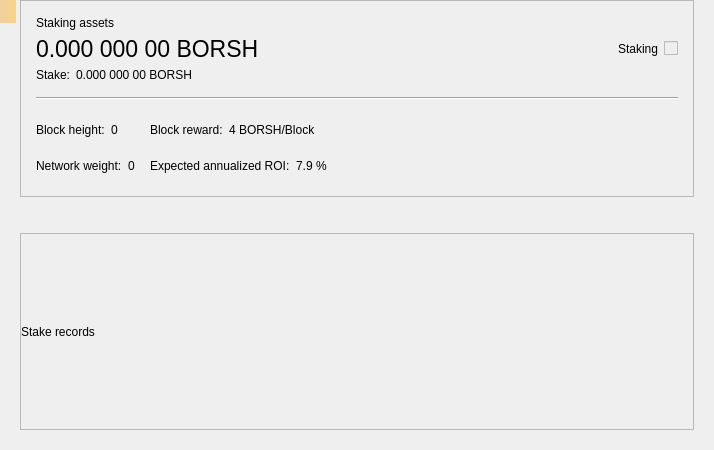
<?xml version="1.0" encoding="UTF-8"?>
<ui version="4.0">
 <class>StakePage</class>
 <widget class="QWidget" name="StakePage">
  <property name="geometry">
   <rect>
    <x>0</x>
    <y>0</y>
    <width>714</width>
    <height>450</height>
   </rect>
  </property>
  <property name="windowTitle">
   <string>Form</string>
  </property>
  <layout class="QVBoxLayout" name="verticalLayout_3">
   <property name="leftMargin">
    <number>20</number>
   </property>
   <property name="topMargin">
    <number>0</number>
   </property>
   <property name="rightMargin">
    <number>20</number>
   </property>
   <property name="bottomMargin">
    <number>20</number>
   </property>
   <item>
    <widget class="QFrame" name="frameStakeInfo">
     <property name="frameShape">
      <enum>QFrame::StyledPanel</enum>
     </property>
     <property name="frameShadow">
      <enum>QFrame::Raised</enum>
     </property>
     <layout class="QVBoxLayout" name="verticalLayout">
      <property name="spacing">
       <number>15</number>
      </property>
      <property name="leftMargin">
       <number>15</number>
      </property>
      <property name="topMargin">
       <number>15</number>
      </property>
      <property name="rightMargin">
       <number>15</number>
      </property>
      <property name="bottomMargin">
       <number>15</number>
      </property>
      <item>
       <layout class="QGridLayout" name="gridLayout_2">
        <property name="spacing">
         <number>6</number>
        </property>
        <item row="1" column="0">
         <widget class="QLabel" name="labelAssets">
          <property name="font">
           <font>
            <pointsize>17</pointsize>
           </font>
          </property>
          <property name="cursor">
           <cursorShape>IBeamCursor</cursorShape>
          </property>
          <property name="toolTip">
           <string>Your current spendable balance</string>
          </property>
          <property name="text">
           <string notr="true">0.000 000 00 BORSH</string>
          </property>
          <property name="alignment">
           <set>Qt::AlignLeading|Qt::AlignLeft|Qt::AlignVCenter</set>
          </property>
          <property name="textInteractionFlags">
           <set>Qt::LinksAccessibleByMouse|Qt::TextSelectableByMouse</set>
          </property>
         </widget>
        </item>
        <item row="0" column="0">
         <widget class="QLabel" name="labelAssetsText">
          <property name="text">
           <string>Staking assets</string>
          </property>
          <property name="alignment">
           <set>Qt::AlignLeading|Qt::AlignLeft|Qt::AlignVCenter</set>
          </property>
         </widget>
        </item>
        <item row="1" column="2">
         <spacer name="horizontalSpacer_2">
          <property name="orientation">
           <enum>Qt::Horizontal</enum>
          </property>
          <property name="sizeHint" stdset="0">
           <size>
            <width>40</width>
            <height>20</height>
           </size>
          </property>
         </spacer>
        </item>
        <item row="4" column="0">
         <layout class="QHBoxLayout" name="horizontalLayout_5">
          <property name="spacing">
           <number>6</number>
          </property>
          <item>
           <widget class="QLabel" name="labelStakeText">
            <property name="sizePolicy">
             <sizepolicy hsizetype="Maximum" vsizetype="Preferred">
              <horstretch>0</horstretch>
              <verstretch>0</verstretch>
             </sizepolicy>
            </property>
            <property name="text">
             <string>Stake:</string>
            </property>
            <property name="alignment">
             <set>Qt::AlignLeading|Qt::AlignLeft|Qt::AlignVCenter</set>
            </property>
           </widget>
          </item>
          <item>
           <widget class="QLabel" name="labelStake">
            <property name="text">
             <string>0.000 000 00 BORSH</string>
            </property>
            <property name="alignment">
             <set>Qt::AlignLeading|Qt::AlignLeft|Qt::AlignVCenter</set>
            </property>
            <property name="textInteractionFlags">
             <set>Qt::LinksAccessibleByMouse|Qt::TextSelectableByMouse</set>
            </property>
           </widget>
          </item>
          <item>
           <spacer name="horizontalSpacer_3">
            <property name="orientation">
             <enum>Qt::Horizontal</enum>
            </property>
            <property name="sizeType">
             <enum>QSizePolicy::Minimum</enum>
            </property>
            <property name="sizeHint" stdset="0">
             <size>
              <width>0</width>
              <height>0</height>
             </size>
            </property>
           </spacer>
          </item>
         </layout>
        </item>
        <item row="1" column="4">
         <widget class="QLabel" name="labelStaking">
          <property name="text">
           <string>Staking</string>
          </property>
         </widget>
        </item>
        <item row="1" column="5">
         <widget class="QSwitchControl" name="checkStake">
          <property name="enabled">
           <bool>false</bool>
          </property>
         </widget>
        </item>
       </layout>
      </item>
      <item>
       <widget class="Line" name="hLine">
        <property name="orientation">
         <enum>Qt::Horizontal</enum>
        </property>
       </widget>
      </item>
      <item>
       <layout class="QGridLayout" name="gridLayout">
        <property name="verticalSpacing">
         <number>6</number>
        </property>
        <item row="0" column="0">
         <layout class="QHBoxLayout" name="horizontalLayout">
          <property name="spacing">
           <number>6</number>
          </property>
          <item>
           <widget class="QLabel" name="labelHeightText">
            <property name="sizePolicy">
             <sizepolicy hsizetype="Maximum" vsizetype="Preferred">
              <horstretch>0</horstretch>
              <verstretch>0</verstretch>
             </sizepolicy>
            </property>
            <property name="text">
             <string>Block height:</string>
            </property>
            <property name="alignment">
             <set>Qt::AlignLeading|Qt::AlignLeft|Qt::AlignVCenter</set>
            </property>
           </widget>
          </item>
          <item>
           <widget class="QLabel" name="labelHeight">
            <property name="text">
             <string>0</string>
            </property>
            <property name="alignment">
             <set>Qt::AlignLeading|Qt::AlignLeft|Qt::AlignVCenter</set>
            </property>
            <property name="textInteractionFlags">
             <set>Qt::LinksAccessibleByMouse|Qt::TextSelectableByMouse</set>
            </property>
           </widget>
          </item>
          <item>
           <spacer name="horizontalSpacer_4">
            <property name="orientation">
             <enum>Qt::Horizontal</enum>
            </property>
            <property name="sizeType">
             <enum>QSizePolicy::Minimum</enum>
            </property>
            <property name="sizeHint" stdset="0">
             <size>
              <width>0</width>
              <height>0</height>
             </size>
            </property>
           </spacer>
          </item>
         </layout>
        </item>
        <item row="0" column="1">
         <layout class="QHBoxLayout" name="horizontalLayout_3">
          <property name="spacing">
           <number>6</number>
          </property>
          <item>
           <widget class="QLabel" name="labelRewardText">
            <property name="sizePolicy">
             <sizepolicy hsizetype="Maximum" vsizetype="Preferred">
              <horstretch>0</horstretch>
              <verstretch>0</verstretch>
             </sizepolicy>
            </property>
            <property name="text">
             <string>Block reward:</string>
            </property>
            <property name="alignment">
             <set>Qt::AlignLeading|Qt::AlignLeft|Qt::AlignVCenter</set>
            </property>
           </widget>
          </item>
          <item>
           <widget class="QLabel" name="labelReward">
            <property name="text">
             <string>4 BORSH/Block</string>
            </property>
            <property name="alignment">
             <set>Qt::AlignLeading|Qt::AlignLeft|Qt::AlignVCenter</set>
            </property>
            <property name="textInteractionFlags">
             <set>Qt::LinksAccessibleByMouse|Qt::TextSelectableByMouse</set>
            </property>
           </widget>
          </item>
          <item>
           <spacer name="horizontalSpacer_6">
            <property name="orientation">
             <enum>Qt::Horizontal</enum>
            </property>
            <property name="sizeType">
             <enum>QSizePolicy::Minimum</enum>
            </property>
            <property name="sizeHint" stdset="0">
             <size>
              <width>0</width>
              <height>0</height>
             </size>
            </property>
           </spacer>
          </item>
         </layout>
        </item>
        <item row="0" column="2" rowspan="2">
         <spacer name="horizontalSpacer">
          <property name="orientation">
           <enum>Qt::Horizontal</enum>
          </property>
          <property name="sizeHint" stdset="0">
           <size>
            <width>40</width>
            <height>20</height>
           </size>
          </property>
         </spacer>
        </item>
        <item row="1" column="0">
         <layout class="QHBoxLayout" name="horizontalLayout_2">
          <property name="spacing">
           <number>6</number>
          </property>
          <item>
           <widget class="QLabel" name="labelWeightText">
            <property name="sizePolicy">
             <sizepolicy hsizetype="Maximum" vsizetype="Preferred">
              <horstretch>0</horstretch>
              <verstretch>0</verstretch>
             </sizepolicy>
            </property>
            <property name="text">
             <string>Network weight:</string>
            </property>
            <property name="alignment">
             <set>Qt::AlignLeading|Qt::AlignLeft|Qt::AlignVCenter</set>
            </property>
           </widget>
          </item>
          <item>
           <widget class="QLabel" name="labelWeight">
            <property name="text">
             <string>0</string>
            </property>
            <property name="alignment">
             <set>Qt::AlignLeading|Qt::AlignLeft|Qt::AlignVCenter</set>
            </property>
            <property name="textInteractionFlags">
             <set>Qt::LinksAccessibleByMouse|Qt::TextSelectableByMouse</set>
            </property>
           </widget>
          </item>
          <item>
           <spacer name="horizontalSpacer_5">
            <property name="orientation">
             <enum>Qt::Horizontal</enum>
            </property>
            <property name="sizeType">
             <enum>QSizePolicy::Minimum</enum>
            </property>
            <property name="sizeHint" stdset="0">
             <size>
              <width>0</width>
              <height>0</height>
             </size>
            </property>
           </spacer>
          </item>
         </layout>
        </item>
        <item row="1" column="1">
         <layout class="QHBoxLayout" name="horizontalLayout_4">
          <property name="spacing">
           <number>6</number>
          </property>
          <item>
           <widget class="QLabel" name="labelROIText">
            <property name="sizePolicy">
             <sizepolicy hsizetype="Maximum" vsizetype="Preferred">
              <horstretch>0</horstretch>
              <verstretch>0</verstretch>
             </sizepolicy>
            </property>
            <property name="text">
             <string>Expected annualized ROI:</string>
            </property>
            <property name="alignment">
             <set>Qt::AlignLeading|Qt::AlignLeft|Qt::AlignVCenter</set>
            </property>
           </widget>
          </item>
          <item>
           <widget class="QLabel" name="labelROI">
            <property name="text">
             <string>7.9 %</string>
            </property>
            <property name="alignment">
             <set>Qt::AlignLeading|Qt::AlignLeft|Qt::AlignVCenter</set>
            </property>
            <property name="textInteractionFlags">
             <set>Qt::LinksAccessibleByMouse|Qt::TextSelectableByMouse</set>
            </property>
           </widget>
          </item>
          <item>
           <spacer name="horizontalSpacer_7">
            <property name="orientation">
             <enum>Qt::Horizontal</enum>
            </property>
            <property name="sizeType">
             <enum>QSizePolicy::Minimum</enum>
            </property>
            <property name="sizeHint" stdset="0">
             <size>
              <width>0</width>
              <height>0</height>
             </size>
            </property>
           </spacer>
          </item>
         </layout>
        </item>
       </layout>
      </item>
     </layout>
    </widget>
   </item>
   <item>
    <spacer name="verticalSpacer">
     <property name="orientation">
      <enum>Qt::Vertical</enum>
     </property>
     <property name="sizeType">
      <enum>QSizePolicy::Fixed</enum>
     </property>
     <property name="sizeHint" stdset="0">
      <size>
       <width>20</width>
       <height>30</height>
      </size>
     </property>
    </spacer>
   </item>
   <item>
    <widget class="QFrame" name="frameStakeRecords">
     <property name="frameShape">
      <enum>QFrame::StyledPanel</enum>
     </property>
     <property name="frameShadow">
      <enum>QFrame::Raised</enum>
     </property>
     <layout class="QVBoxLayout" name="verticalLayout_2">
      <property name="leftMargin">
       <number>0</number>
      </property>
      <property name="topMargin">
       <number>0</number>
      </property>
      <property name="rightMargin">
       <number>0</number>
      </property>
      <property name="bottomMargin">
       <number>0</number>
      </property>
      <item>
       <widget class="QLabel" name="labelRecordsText">
        <property name="text">
         <string>Stake records</string>
        </property>
       </widget>
      </item>
     </layout>
    </widget>
   </item>
  </layout>
  <widget class="QLabel" name="labelAlerts">
   <property name="geometry">
    <rect>
     <x>0</x>
     <y>0</y>
     <width>16</width>
     <height>23</height>
    </rect>
   </property>
   <property name="visible">
    <bool>false</bool>
   </property>
   <property name="styleSheet">
    <string notr="true">QLabel { background-color: qlineargradient(x1: 0, y1: 0, x2: 1, y2: 0, stop:0 #F0D0A0, stop:1 #F8D488); color:#000000; }</string>
   </property>
   <property name="wordWrap">
    <bool>true</bool>
   </property>
   <property name="margin">
    <number>3</number>
   </property>
   <property name="textInteractionFlags">
    <set>Qt::TextSelectableByMouse</set>
   </property>
  </widget>
 </widget>
 <customwidgets>
  <customwidget>
   <class>QSwitchControl</class>
   <extends>QCheckBox</extends>
   <header>qt/qswitchcontrol.h</header>
  </customwidget>
 </customwidgets>
 <resources/>
 <connections/>
</ui>
